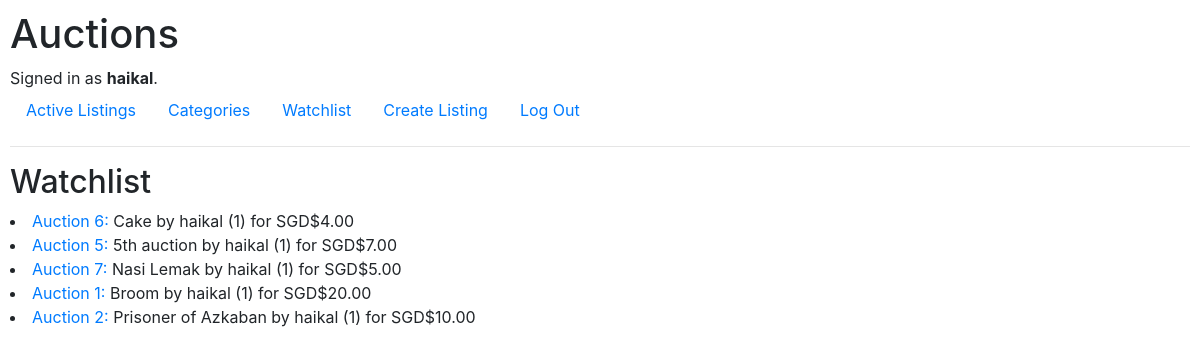
/auctions/watchlist (signed in), run on the app's committed database.
### auctions/models.py (models this page shows, shortened)
class User(AbstractUser):
    country = models.CharField(max_length=64)
    def __str__(self):
        return f"{self.username} ({self.id})"

class Auction(models.Model):
    BOOKS = 'Books'
    AUTOMOBILE = 'Automobile'
    TOYS = 'Toys'
    FOOD = 'Food'
    CLOTHING = 'Clothing'
    OTHERS = 'Others'
    CATEGORIES_CHOICES = [
        (BOOKS, 'Books'),
        (AUTOMOBILE, 'Automobile'),
        (TOYS, 'Toys'),
        (FOOD, 'Food'),
        (CLOTHING, 'Clothing'),
        (OTHERS, 'Others'),
    ]
    title = models.CharField(max_length=32)
    description = models.TextField(max_length=100)
    user = models.ForeignKey(User, on_delete=models.CASCADE, related_name="listings")
    watchlist = models.ManyToManyField(User, blank=True, related_name="watchlist")
    price = models.DecimalField(max_digits=5, decimal_places=2) # initial price
    bid = models.DecimalField(max_digits=5, decimal_places=2, default=0.0)
    bidder = models.ForeignKey(User, on_delete=models.CASCADE, related_name="listings_bidded")
    picture = models.URLField()
    category = models.CharField(max_length=32, choices=CATEGORIES_CHOICES, default=OTHERS)
    active = models.BooleanField(default=True) # the status of the listing, if it's active or not

### auctions/views.py (the view)
# urls.py: path("watchlist", views.watchlist, name="watchlist"),
@login_required(login_url='/accounts/login/')
def watchlist(request):
    user = request.user
    watchlist = user.watchlist.all()
    return render(request, "auctions/watchlist.html", {
        "watchlist": watchlist
    })

### auctions/templates/auctions/watchlist.html
{% extends "auctions/layout.html" %}
{% block body %}
    <h2>Watchlist</h2>
    {% for listing in watchlist %}
            <li> <a href="{% url 'auctions:listing' listing.id %}">Auction {{ listing.id }}:</a> {{ listing.title }} by {{ listing.user }} for SGD${{ listing.price }} </li>
    {% endfor %}
{% endblock %}

### auctions/templates/auctions/layout.html (shortened to what this page needs)
{% load static %}
<!DOCTYPE html>
<html lang="en">
    <head>
        <link rel="stylesheet" href="https://stackpath.bootstrapcdn.com/bootstrap/4.4.1/css/bootstrap.min.css">
        <link href="{% static 'auctions/styles.css' %}" rel="stylesheet">
    </head>
    <body>
        <h1>Auctions</h1>
        <div>
            {% if user.is_authenticated %}
                Signed in as <strong>{{ user.username }}</strong>.
            {% else %}
                Not signed in.
            {% endif %}
        </div>
        <ul class="nav">
            {% if user.is_authenticated %}
                <li class="nav-item">
                    <a class="nav-link" href="{% url 'auctions:index' %}">Active Listings</a>
                </li>
                <li class="nav-item">
                    <a class="nav-link" href="{% url 'auctions:categoriesMain' %}">Categories</a>
                </li>
                <li>
                    <a class="nav-link" href="{% url 'auctions:watchlist' %}">Watchlist</a>
                </li>
                <li class="nav-item">
                    <a class="nav-link" href="{% url 'auctions:createListing' %}">Create Listing</a>
                </li>
                <li class="nav-item">
                    <a class="nav-link" href="{% url 'auctions:logout' %}">Log Out</a>
                </li>
            {% endif %}
        </ul>
        <hr>
        {% block body %}
        {% endblock %}
    </body>
</html>

### auctions/static/auctions/styles.css (style rules this page uses)
body { padding: 10px; }

### data on the page
User: username "haikal"
Auction: id "6", title "Cake", user "haikal (1)", price "4.00"
Auction: id "5", title "5th auction", user "haikal (1)", price "7.00"
Auction: id "7", title "Nasi Lemak", user "haikal (1)", price "5.00"
Auction: id "1", title "Broom", user "haikal (1)", price "20.00"
Auction: id "2", title "Prisoner of Azkaban", user "haikal (1)", price "10.00"
